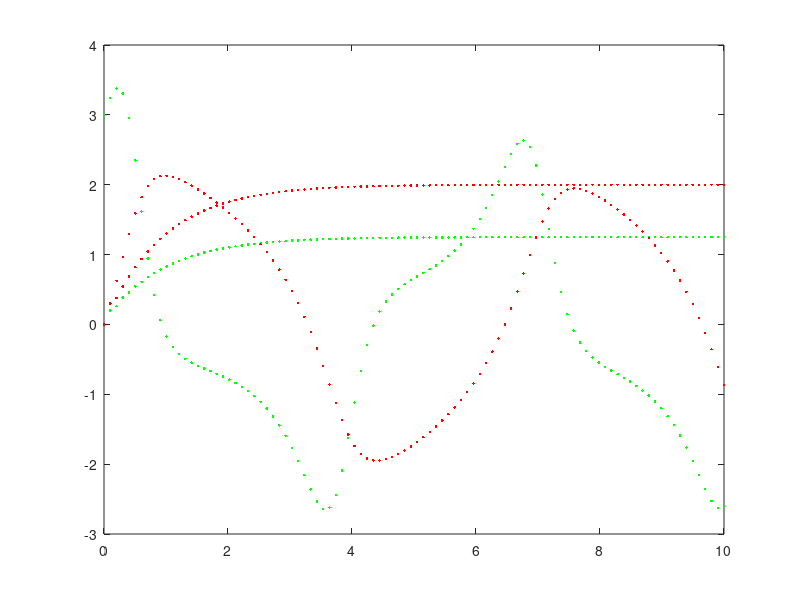

Source code (MATLAB):
%In class 21

% 1. Consider the system we discussed in class for a gene which is produced
% and degraded: dx/dt = k - d*x. Now consider that this gene turns on a
% second gene y, which also degrades so that its equation is 
% dy/dt = k2*x - d2*y. Choose some values for k,d,k2, and d2 and run a
% numerical simulation of this system for the case where both genes start
% out off ( x(0) = 0 and y(0) = 0). Plot the value of x and y in time and 
% explain your results. 

k = 2;
d = 1;
k2 = 10;
d2 = 16;
rhs_x = @(t,x) k - d*x;
rhs_y = @(t,x,y) k2*x - d2*y;
dt = 0.1;
interval = [0 10];
nstep = (interval(2)-interval(1))/dt;
solx(1) = 0;
soly(1) = 0;
for ii = 2:nstep;
    solx(ii) = solx(ii-1)+rhs_x(ii,solx(ii-1))*dt;
    soly(ii) = soly(ii-1)+rhs_y(ii,solx(ii),soly(ii-1))*dt;
end
tt = linspace(interval(1),interval(2),nstep);
plot(tt,solx,'r.');hold on;
plot(tt,soly,'g.')
%x is an activator of y.When x reach the concentration of k the degradation has the same rate as
%expression, thus the quantity of product is stablized; 1 x product can
%induce 10 molecules of y, yet y degrade very fast, regardless of its large
%production rate, the product remain low.

% 2. Consider the following model: 
% dx/dt = y
% dy/dt = (1-x^2)*y - x
% write code that simulates this system for several different starting
% values of x and y. Plot the results and comment on them. 

rhs_x_r = @(t,y) y;
rhs_y_r = @(t,x,y) (1-x^2)*y - x;
solx_r(1) = 0;
soly_r(1) = 3;
for ii = 2:nstep;
    solx_r(ii) = solx_r(ii-1)+rhs_x_r(ii,soly_r(ii-1))*dt;
    soly_r(ii) = soly_r(ii-1)+rhs_y_r(ii,solx_r(ii),soly_r(ii-1))*dt;
end
tt = linspace(interval(1),interval(2),nstep);
plot(tt,solx_r,'r.');hold on;
plot(tt,soly_r,'g.')
%y is an activator of x, and x is a very effective factor to degrade y,and
%when both factor appear below zero, the reaction should stop from there.